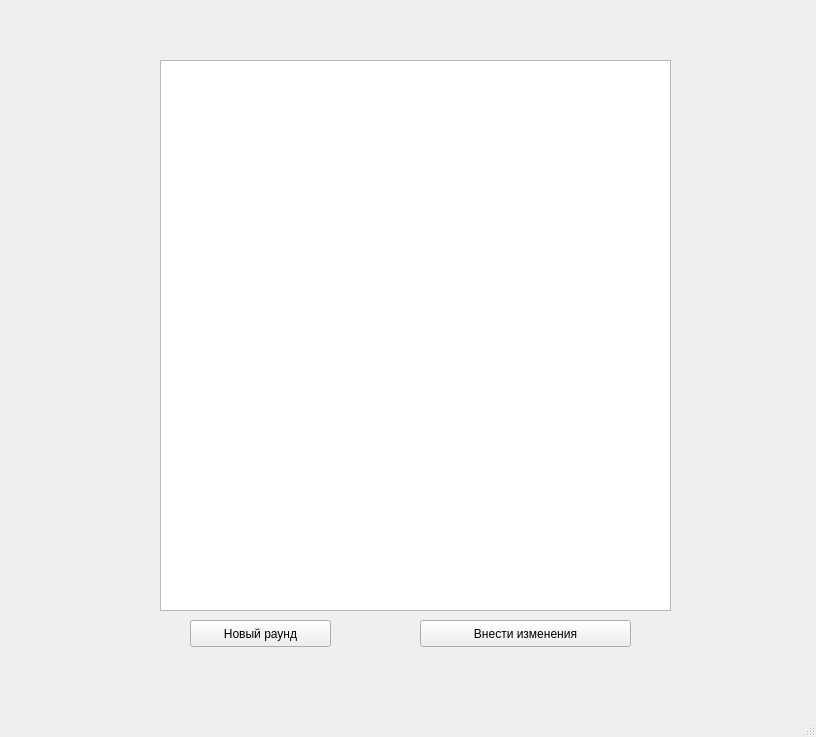
<?xml version="1.0" encoding="UTF-8"?>
<ui version="4.0">
 <class>MainWindow</class>
 <widget class="QMainWindow" name="MainWindow">
  <property name="geometry">
   <rect>
    <x>0</x>
    <y>0</y>
    <width>816</width>
    <height>737</height>
   </rect>
  </property>
  <property name="windowTitle">
   <string>MainWindow</string>
  </property>
  <widget class="QWidget" name="centralwidget">
   <widget class="QStackedWidget" name="stackedWidget">
    <property name="geometry">
     <rect>
      <x>50</x>
      <y>30</y>
      <width>731</width>
      <height>631</height>
     </rect>
    </property>
    <property name="currentIndex">
     <number>1</number>
    </property>
    <widget class="QWidget" name="main">
     <widget class="QLabel" name="label">
      <property name="geometry">
       <rect>
        <x>280</x>
        <y>60</y>
        <width>201</width>
        <height>51</height>
       </rect>
      </property>
      <property name="font">
       <font>
        <pointsize>22</pointsize>
        <weight>75</weight>
        <italic>true</italic>
        <bold>true</bold>
       </font>
      </property>
      <property name="text">
       <string>Bowling</string>
      </property>
     </widget>
     <widget class="QLineEdit" name="lineEdit">
      <property name="geometry">
       <rect>
        <x>240</x>
        <y>320</y>
        <width>231</width>
        <height>27</height>
       </rect>
      </property>
      <property name="text">
       <string/>
      </property>
     </widget>
     <widget class="QLabel" name="label_2">
      <property name="geometry">
       <rect>
        <x>-10</x>
        <y>209</y>
        <width>741</width>
        <height>61</height>
       </rect>
      </property>
      <property name="font">
       <font>
        <pointsize>12</pointsize>
        <weight>75</weight>
        <italic>true</italic>
        <bold>true</bold>
       </font>
      </property>
      <property name="text">
       <string>Укажите название файла. Файл должен лежать в одной директории с программой </string>
      </property>
      <property name="alignment">
       <set>Qt::AlignCenter</set>
      </property>
     </widget>
     <widget class="QPushButton" name="pushButton">
      <property name="geometry">
       <rect>
        <x>310</x>
        <y>450</y>
        <width>99</width>
        <height>27</height>
       </rect>
      </property>
      <property name="text">
       <string>Готово</string>
      </property>
     </widget>
    </widget>
    <widget class="QWidget" name="otvet">
     <widget class="QTableWidget" name="tableWidget">
      <property name="geometry">
       <rect>
        <x>110</x>
        <y>30</y>
        <width>511</width>
        <height>551</height>
       </rect>
      </property>
     </widget>
     <widget class="QPushButton" name="pushButton_2">
      <property name="geometry">
       <rect>
        <x>370</x>
        <y>590</y>
        <width>211</width>
        <height>27</height>
       </rect>
      </property>
      <property name="text">
       <string>Внести изменения</string>
      </property>
     </widget>
     <widget class="QPushButton" name="pushButton_3">
      <property name="geometry">
       <rect>
        <x>140</x>
        <y>590</y>
        <width>141</width>
        <height>27</height>
       </rect>
      </property>
      <property name="text">
       <string>Новый раунд</string>
      </property>
     </widget>
    </widget>
   </widget>
  </widget>
  <widget class="QMenuBar" name="menubar">
   <property name="geometry">
    <rect>
     <x>0</x>
     <y>0</y>
     <width>816</width>
     <height>25</height>
    </rect>
   </property>
  </widget>
  <widget class="QStatusBar" name="statusbar"/>
 </widget>
 <resources/>
 <connections/>
</ui>
